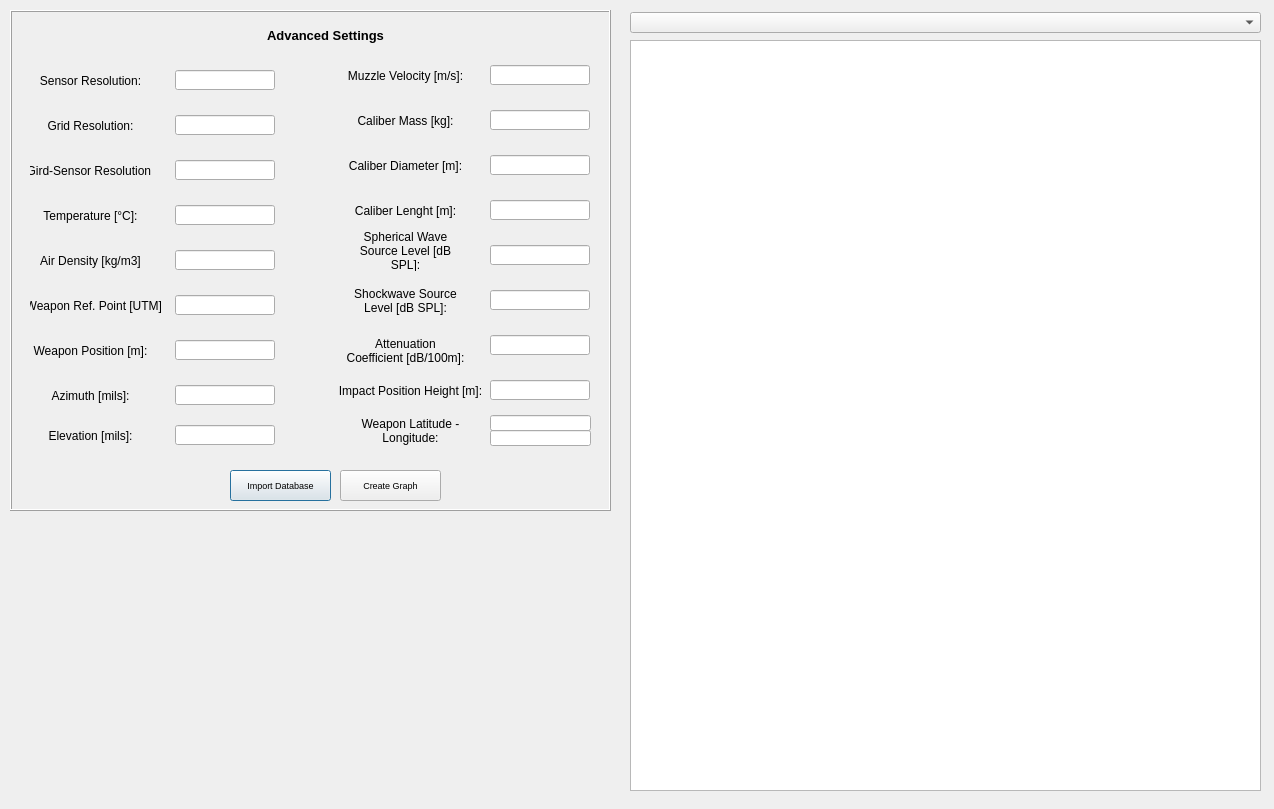
<?xml version="1.0" encoding="UTF-8"?>
<ui version="4.0">
 <class>Dialog</class>
 <widget class="QDialog" name="Dialog">
  <property name="geometry">
   <rect>
    <x>0</x>
    <y>0</y>
    <width>1274</width>
    <height>809</height>
   </rect>
  </property>
  <property name="windowTitle">
   <string>Dialog</string>
  </property>
  <widget class="QWidget" name="horizontalLayoutWidget">
   <property name="geometry">
    <rect>
     <x>10</x>
     <y>520</y>
     <width>601</width>
     <height>271</height>
    </rect>
   </property>
   <layout class="QHBoxLayout" name="horizontalLayout"/>
  </widget>
  <widget class="QFrame" name="frame_3">
   <property name="geometry">
    <rect>
     <x>10</x>
     <y>10</y>
     <width>601</width>
     <height>501</height>
    </rect>
   </property>
   <property name="frameShape">
    <enum>QFrame::Box</enum>
   </property>
   <property name="frameShadow">
    <enum>QFrame::Raised</enum>
   </property>
   <widget class="QLineEdit" name="lineEdit_5">
    <property name="geometry">
     <rect>
      <x>165</x>
      <y>60</y>
      <width>100</width>
      <height>20</height>
     </rect>
    </property>
    <property name="alignment">
     <set>Qt::AlignCenter</set>
    </property>
   </widget>
   <widget class="QLineEdit" name="lineEdit_6">
    <property name="geometry">
     <rect>
      <x>165</x>
      <y>105</y>
      <width>100</width>
      <height>20</height>
     </rect>
    </property>
   </widget>
   <widget class="QLineEdit" name="lineEdit_7">
    <property name="geometry">
     <rect>
      <x>165</x>
      <y>150</y>
      <width>100</width>
      <height>20</height>
     </rect>
    </property>
   </widget>
   <widget class="QLineEdit" name="lineEdit_8">
    <property name="geometry">
     <rect>
      <x>165</x>
      <y>195</y>
      <width>100</width>
      <height>20</height>
     </rect>
    </property>
   </widget>
   <widget class="QLineEdit" name="lineEdit_9">
    <property name="geometry">
     <rect>
      <x>165</x>
      <y>240</y>
      <width>100</width>
      <height>20</height>
     </rect>
    </property>
   </widget>
   <widget class="QLineEdit" name="lineEdit_10">
    <property name="geometry">
     <rect>
      <x>165</x>
      <y>285</y>
      <width>100</width>
      <height>20</height>
     </rect>
    </property>
   </widget>
   <widget class="QLineEdit" name="lineEdit_11">
    <property name="geometry">
     <rect>
      <x>165</x>
      <y>330</y>
      <width>100</width>
      <height>20</height>
     </rect>
    </property>
   </widget>
   <widget class="QLineEdit" name="lineEdit_12">
    <property name="geometry">
     <rect>
      <x>165</x>
      <y>375</y>
      <width>100</width>
      <height>20</height>
     </rect>
    </property>
   </widget>
   <widget class="QLineEdit" name="lineEdit_13">
    <property name="geometry">
     <rect>
      <x>165</x>
      <y>415</y>
      <width>100</width>
      <height>20</height>
     </rect>
    </property>
   </widget>
   <widget class="QLineEdit" name="lineEdit_14">
    <property name="geometry">
     <rect>
      <x>480</x>
      <y>55</y>
      <width>100</width>
      <height>20</height>
     </rect>
    </property>
   </widget>
   <widget class="QLineEdit" name="lineEdit_15">
    <property name="geometry">
     <rect>
      <x>480</x>
      <y>325</y>
      <width>100</width>
      <height>20</height>
     </rect>
    </property>
   </widget>
   <widget class="QLineEdit" name="lineEdit_16">
    <property name="geometry">
     <rect>
      <x>480</x>
      <y>370</y>
      <width>100</width>
      <height>20</height>
     </rect>
    </property>
   </widget>
   <widget class="QLineEdit" name="lineEdit_17">
    <property name="geometry">
     <rect>
      <x>480</x>
      <y>190</y>
      <width>100</width>
      <height>20</height>
     </rect>
    </property>
   </widget>
   <widget class="QLineEdit" name="lineEdit_18">
    <property name="geometry">
     <rect>
      <x>480</x>
      <y>280</y>
      <width>100</width>
      <height>20</height>
     </rect>
    </property>
   </widget>
   <widget class="QLineEdit" name="lineEdit_21">
    <property name="geometry">
     <rect>
      <x>480</x>
      <y>235</y>
      <width>100</width>
      <height>20</height>
     </rect>
    </property>
   </widget>
   <widget class="QLineEdit" name="lineEdit_23">
    <property name="geometry">
     <rect>
      <x>480</x>
      <y>100</y>
      <width>100</width>
      <height>20</height>
     </rect>
    </property>
   </widget>
   <widget class="QLineEdit" name="lineEdit_24">
    <property name="geometry">
     <rect>
      <x>480</x>
      <y>145</y>
      <width>100</width>
      <height>20</height>
     </rect>
    </property>
   </widget>
   <widget class="QLabel" name="label_11">
    <property name="geometry">
     <rect>
      <x>20</x>
      <y>60</y>
      <width>121</width>
      <height>21</height>
     </rect>
    </property>
    <property name="text">
     <string>Sensor Resolution:</string>
    </property>
    <property name="alignment">
     <set>Qt::AlignCenter</set>
    </property>
   </widget>
   <widget class="QLabel" name="label_12">
    <property name="geometry">
     <rect>
      <x>20</x>
      <y>105</y>
      <width>121</width>
      <height>21</height>
     </rect>
    </property>
    <property name="text">
     <string>Grid Resolution:</string>
    </property>
    <property name="alignment">
     <set>Qt::AlignCenter</set>
    </property>
   </widget>
   <widget class="QLabel" name="label_13">
    <property name="geometry">
     <rect>
      <x>20</x>
      <y>195</y>
      <width>121</width>
      <height>21</height>
     </rect>
    </property>
    <property name="text">
     <string>Temperature [°C]:</string>
    </property>
    <property name="alignment">
     <set>Qt::AlignCenter</set>
    </property>
   </widget>
   <widget class="QLabel" name="label_14">
    <property name="geometry">
     <rect>
      <x>20</x>
      <y>150</y>
      <width>121</width>
      <height>21</height>
     </rect>
    </property>
    <property name="text">
     <string>Gird-Sensor Resolution:</string>
    </property>
    <property name="alignment">
     <set>Qt::AlignCenter</set>
    </property>
   </widget>
   <widget class="QLabel" name="label_15">
    <property name="geometry">
     <rect>
      <x>20</x>
      <y>375</y>
      <width>121</width>
      <height>21</height>
     </rect>
    </property>
    <property name="text">
     <string>Azimuth [mils]:</string>
    </property>
    <property name="alignment">
     <set>Qt::AlignCenter</set>
    </property>
   </widget>
   <widget class="QLabel" name="label_16">
    <property name="geometry">
     <rect>
      <x>20</x>
      <y>330</y>
      <width>121</width>
      <height>21</height>
     </rect>
    </property>
    <property name="text">
     <string>Weapon Position [m]:</string>
    </property>
    <property name="alignment">
     <set>Qt::AlignCenter</set>
    </property>
   </widget>
   <widget class="QLabel" name="label_17">
    <property name="geometry">
     <rect>
      <x>20</x>
      <y>285</y>
      <width>131</width>
      <height>21</height>
     </rect>
    </property>
    <property name="text">
     <string>Weapon Ref. Point [UTM]:</string>
    </property>
    <property name="alignment">
     <set>Qt::AlignCenter</set>
    </property>
   </widget>
   <widget class="QLabel" name="label_18">
    <property name="geometry">
     <rect>
      <x>20</x>
      <y>415</y>
      <width>121</width>
      <height>21</height>
     </rect>
    </property>
    <property name="text">
     <string>Elevation [mils]:</string>
    </property>
    <property name="alignment">
     <set>Qt::AlignCenter</set>
    </property>
   </widget>
   <widget class="QLabel" name="label_19">
    <property name="geometry">
     <rect>
      <x>335</x>
      <y>145</y>
      <width>121</width>
      <height>21</height>
     </rect>
    </property>
    <property name="text">
     <string>Caliber Diameter [m]:</string>
    </property>
    <property name="alignment">
     <set>Qt::AlignCenter</set>
    </property>
   </widget>
   <widget class="QLabel" name="label_20">
    <property name="geometry">
     <rect>
      <x>335</x>
      <y>320</y>
      <width>121</width>
      <height>41</height>
     </rect>
    </property>
    <property name="text">
     <string>Attenuation Coefficient [dB/100m]:</string>
    </property>
    <property name="alignment">
     <set>Qt::AlignCenter</set>
    </property>
    <property name="wordWrap">
     <bool>true</bool>
    </property>
   </widget>
   <widget class="QLabel" name="label_21">
    <property name="geometry">
     <rect>
      <x>335</x>
      <y>270</y>
      <width>121</width>
      <height>41</height>
     </rect>
    </property>
    <property name="text">
     <string>Shockwave Source Level [dB SPL]:</string>
    </property>
    <property name="alignment">
     <set>Qt::AlignCenter</set>
    </property>
    <property name="wordWrap">
     <bool>true</bool>
    </property>
   </widget>
   <widget class="QLabel" name="label_22">
    <property name="geometry">
     <rect>
      <x>325</x>
      <y>370</y>
      <width>151</width>
      <height>21</height>
     </rect>
    </property>
    <property name="text">
     <string>Impact Position Height [m]:</string>
    </property>
    <property name="alignment">
     <set>Qt::AlignCenter</set>
    </property>
   </widget>
   <widget class="QLabel" name="label_23">
    <property name="geometry">
     <rect>
      <x>335</x>
      <y>100</y>
      <width>121</width>
      <height>21</height>
     </rect>
    </property>
    <property name="text">
     <string>Caliber Mass [kg]:</string>
    </property>
    <property name="alignment">
     <set>Qt::AlignCenter</set>
    </property>
   </widget>
   <widget class="QLabel" name="label_24">
    <property name="geometry">
     <rect>
      <x>335</x>
      <y>55</y>
      <width>121</width>
      <height>21</height>
     </rect>
    </property>
    <property name="text">
     <string>Muzzle Velocity [m/s]:</string>
    </property>
    <property name="alignment">
     <set>Qt::AlignCenter</set>
    </property>
   </widget>
   <widget class="QLabel" name="label_25">
    <property name="geometry">
     <rect>
      <x>335</x>
      <y>220</y>
      <width>121</width>
      <height>41</height>
     </rect>
    </property>
    <property name="text">
     <string>Spherical Wave Source Level [dB SPL]:</string>
    </property>
    <property name="alignment">
     <set>Qt::AlignCenter</set>
    </property>
    <property name="wordWrap">
     <bool>true</bool>
    </property>
   </widget>
   <widget class="QLabel" name="label_26">
    <property name="geometry">
     <rect>
      <x>335</x>
      <y>190</y>
      <width>121</width>
      <height>21</height>
     </rect>
    </property>
    <property name="text">
     <string>Caliber Lenght [m]:</string>
    </property>
    <property name="alignment">
     <set>Qt::AlignCenter</set>
    </property>
   </widget>
   <widget class="QLabel" name="label_27">
    <property name="geometry">
     <rect>
      <x>20</x>
      <y>240</y>
      <width>121</width>
      <height>21</height>
     </rect>
    </property>
    <property name="text">
     <string>Air Density [kg/m3]</string>
    </property>
    <property name="alignment">
     <set>Qt::AlignCenter</set>
    </property>
   </widget>
   <widget class="QLabel" name="label_28">
    <property name="geometry">
     <rect>
      <x>250</x>
      <y>10</y>
      <width>131</width>
      <height>31</height>
     </rect>
    </property>
    <property name="font">
     <font>
      <pointsize>10</pointsize>
      <weight>75</weight>
      <bold>true</bold>
     </font>
    </property>
    <property name="text">
     <string>Advanced Settings</string>
    </property>
    <property name="alignment">
     <set>Qt::AlignCenter</set>
    </property>
   </widget>
   <widget class="QPushButton" name="pushButton_8">
    <property name="geometry">
     <rect>
      <x>220</x>
      <y>460</y>
      <width>101</width>
      <height>31</height>
     </rect>
    </property>
    <property name="font">
     <font>
      <pointsize>7</pointsize>
     </font>
    </property>
    <property name="text">
     <string>Import Database</string>
    </property>
    <property name="icon">
     <iconset>
      <normaloff>../savesettings.png</normaloff>../savesettings.png</iconset>
    </property>
    <property name="iconSize">
     <size>
      <width>20</width>
      <height>20</height>
     </size>
    </property>
   </widget>
   <widget class="QPushButton" name="pushButton_9">
    <property name="geometry">
     <rect>
      <x>330</x>
      <y>460</y>
      <width>101</width>
      <height>31</height>
     </rect>
    </property>
    <property name="font">
     <font>
      <pointsize>7</pointsize>
     </font>
    </property>
    <property name="text">
     <string>Create Graph</string>
    </property>
    <property name="icon">
     <iconset>
      <normaloff>../defaultsettings.png</normaloff>../defaultsettings.png</iconset>
    </property>
    <property name="iconSize">
     <size>
      <width>20</width>
      <height>20</height>
     </size>
    </property>
   </widget>
   <widget class="QLineEdit" name="lineEdit_19">
    <property name="geometry">
     <rect>
      <x>480</x>
      <y>405</y>
      <width>101</width>
      <height>16</height>
     </rect>
    </property>
   </widget>
   <widget class="QLabel" name="label_29">
    <property name="geometry">
     <rect>
      <x>340</x>
      <y>400</y>
      <width>121</width>
      <height>41</height>
     </rect>
    </property>
    <property name="text">
     <string>Weapon Latitude - Longitude:</string>
    </property>
    <property name="alignment">
     <set>Qt::AlignCenter</set>
    </property>
    <property name="wordWrap">
     <bool>true</bool>
    </property>
   </widget>
   <widget class="QLineEdit" name="lineEdit_22">
    <property name="geometry">
     <rect>
      <x>480</x>
      <y>420</y>
      <width>101</width>
      <height>16</height>
     </rect>
    </property>
   </widget>
  </widget>
  <widget class="QTableWidget" name="tableWidget">
   <property name="geometry">
    <rect>
     <x>630</x>
     <y>40</y>
     <width>631</width>
     <height>751</height>
    </rect>
   </property>
  </widget>
  <widget class="QComboBox" name="comboBox">
   <property name="geometry">
    <rect>
     <x>630</x>
     <y>12</y>
     <width>631</width>
     <height>21</height>
    </rect>
   </property>
  </widget>
 </widget>
 <resources/>
 <connections/>
</ui>
